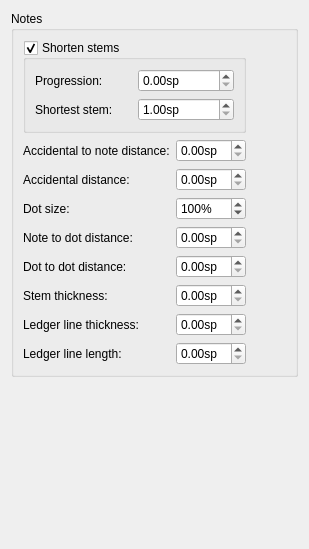
      <widget class="QWidget" name="PageNotes">
       <layout class="QVBoxLayout" name="verticalLayout_7">
        <property name="spacing">
         <number>0</number>
        </property>
        <item>
         <widget class="QGroupBox" name="groupBox_4">
          <property name="title">
           <string>Notes</string>
          </property>
          <property name="flat">
           <bool>false</bool>
          </property>
          <layout class="QGridLayout" name="gridLayout_40">
           <item row="8" column="1">
            <widget class="QDoubleSpinBox" name="ledgerLineLength">
             <property name="sizePolicy">
              <sizepolicy hsizetype="Preferred" vsizetype="Fixed">
               <horstretch>0</horstretch>
               <verstretch>0</verstretch>
              </sizepolicy>
             </property>
             <property name="suffix">
              <string>sp</string>
             </property>
             <property name="singleStep">
              <double>0.100000000000000</double>
             </property>
            </widget>
           </item>
           <item row="0" column="0" colspan="2">
            <widget class="QGroupBox" name="shortenStem">
             <property name="title">
              <string>Shorten stems</string>
             </property>
             <property name="checkable">
              <bool>true</bool>
             </property>
             <layout class="QGridLayout" name="gridLayout_37">
              <item row="2" column="1">
               <widget class="QDoubleSpinBox" name="shortestStem">
                <property name="suffix">
                 <string extracomment="space unit">sp</string>
                </property>
                <property name="minimum">
                 <double>1.000000000000000</double>
                </property>
                <property name="singleStep">
                 <double>0.250000000000000</double>
                </property>
               </widget>
              </item>
              <item row="0" column="0">
               <widget class="QLabel" name="label_46">
                <property name="text">
                 <string>Progression:</string>
                </property>
                <property name="buddy">
                 <cstring>shortStemProgression</cstring>
                </property>
               </widget>
              </item>
              <item row="0" column="1">
               <widget class="QDoubleSpinBox" name="shortStemProgression">
                <property name="suffix">
                 <string extracomment="space unit">sp</string>
                </property>
                <property name="singleStep">
                 <double>0.050000000000000</double>
                </property>
               </widget>
              </item>
              <item row="2" column="0">
               <widget class="QLabel" name="label_47">
                <property name="text">
                 <string>Shortest stem:</string>
                </property>
                <property name="buddy">
                 <cstring>shortestStem</cstring>
                </property>
               </widget>
              </item>
             </layout>
            </widget>
           </item>
           <item row="7" column="0">
            <widget class="QLabel" name="label_24">
             <property name="text">
              <string>Ledger line thickness:</string>
             </property>
             <property name="buddy">
              <cstring>ledgerLineWidth</cstring>
             </property>
            </widget>
           </item>
           <item row="6" column="1">
            <widget class="QDoubleSpinBox" name="stemWidth">
             <property name="sizePolicy">
              <sizepolicy hsizetype="Preferred" vsizetype="Fixed">
               <horstretch>0</horstretch>
               <verstretch>0</verstretch>
              </sizepolicy>
             </property>
             <property name="suffix">
              <string>sp</string>
             </property>
             <property name="singleStep">
              <double>0.100000000000000</double>
             </property>
            </widget>
           </item>
           <item row="2" column="0">
            <widget class="QLabel" name="label_43">
             <property name="text">
              <string>Accidental distance:</string>
             </property>
             <property name="buddy">
              <cstring>accidentalDistance</cstring>
             </property>
            </widget>
           </item>
           <item row="4" column="0">
            <widget class="QLabel" name="label_22">
             <property name="text">
              <string>Note to dot distance:</string>
             </property>
             <property name="buddy">
              <cstring>noteDotDistance</cstring>
             </property>
            </widget>
           </item>
           <item row="1" column="2">
            <spacer name="horizontalSpacer_20">
             <property name="orientation">
              <enum>Qt::Horizontal</enum>
             </property>
             <property name="sizeHint" stdset="0">
              <size>
               <width>40</width>
               <height>20</height>
              </size>
             </property>
            </spacer>
           </item>
           <item row="3" column="0">
            <widget class="QLabel" name="label_101">
             <property name="text">
              <string>Dot size:</string>
             </property>
             <property name="buddy">
              <cstring>dotMag</cstring>
             </property>
            </widget>
           </item>
           <item row="3" column="1">
            <widget class="QSpinBox" name="dotMag">
             <property name="suffix">
              <string notr="true">%</string>
             </property>
             <property name="minimum">
              <number>50</number>
             </property>
             <property name="maximum">
              <number>200</number>
             </property>
             <property name="singleStep">
              <number>10</number>
             </property>
             <property name="value">
              <number>100</number>
             </property>
            </widget>
           </item>
           <item row="1" column="1">
            <widget class="QDoubleSpinBox" name="accidentalNoteDistance">
             <property name="sizePolicy">
              <sizepolicy hsizetype="Preferred" vsizetype="Fixed">
               <horstretch>0</horstretch>
               <verstretch>0</verstretch>
              </sizepolicy>
             </property>
             <property name="suffix">
              <string>sp</string>
             </property>
             <property name="singleStep">
              <double>0.010000000000000</double>
             </property>
            </widget>
           </item>
           <item row="5" column="1">
            <widget class="QDoubleSpinBox" name="dotDotDistance">
             <property name="sizePolicy">
              <sizepolicy hsizetype="Preferred" vsizetype="Fixed">
               <horstretch>0</horstretch>
               <verstretch>0</verstretch>
              </sizepolicy>
             </property>
             <property name="suffix">
              <string>sp</string>
             </property>
             <property name="singleStep">
              <double>0.100000000000000</double>
             </property>
            </widget>
           </item>
           <item row="7" column="1">
            <widget class="QDoubleSpinBox" name="ledgerLineWidth">
             <property name="sizePolicy">
              <sizepolicy hsizetype="Preferred" vsizetype="Fixed">
               <horstretch>0</horstretch>
               <verstretch>0</verstretch>
              </sizepolicy>
             </property>
             <property name="suffix">
              <string>sp</string>
             </property>
             <property name="singleStep">
              <double>0.010000000000000</double>
             </property>
            </widget>
           </item>
           <item row="6" column="0">
            <widget class="QLabel" name="label_100">
             <property name="text">
              <string>Stem thickness:</string>
             </property>
             <property name="buddy">
              <cstring>stemWidth</cstring>
             </property>
            </widget>
           </item>
           <item row="8" column="0">
            <widget class="QLabel" name="label_34">
             <property name="text">
              <string>Ledger line length:</string>
             </property>
             <property name="buddy">
              <cstring>ledgerLineLength</cstring>
             </property>
            </widget>
           </item>
           <item row="1" column="0">
            <widget class="QLabel" name="label_25">
             <property name="text">
              <string>Accidental to note distance:</string>
             </property>
             <property name="buddy">
              <cstring>accidentalNoteDistance</cstring>
             </property>
            </widget>
           </item>
           <item row="5" column="0">
            <widget class="QLabel" name="label_23">
             <property name="text">
              <string>Dot to dot distance:</string>
             </property>
             <property name="buddy">
              <cstring>dotDotDistance</cstring>
             </property>
            </widget>
           </item>
           <item row="4" column="1">
            <widget class="QDoubleSpinBox" name="noteDotDistance">
             <property name="sizePolicy">
              <sizepolicy hsizetype="Preferred" vsizetype="Fixed">
               <horstretch>0</horstretch>
               <verstretch>0</verstretch>
              </sizepolicy>
             </property>
             <property name="suffix">
              <string>sp</string>
             </property>
             <property name="singleStep">
              <double>0.100000000000000</double>
             </property>
            </widget>
           </item>
           <item row="2" column="1">
            <widget class="QDoubleSpinBox" name="accidentalDistance">
             <property name="sizePolicy">
              <sizepolicy hsizetype="Preferred" vsizetype="Fixed">
               <horstretch>0</horstretch>
               <verstretch>0</verstretch>
              </sizepolicy>
             </property>
             <property name="suffix">
              <string>sp</string>
             </property>
             <property name="singleStep">
              <double>0.010000000000000</double>
             </property>
            </widget>
           </item>
          </layout>
         </widget>
        </item>
        <item>
         <spacer name="verticalSpacer_6">
          <property name="orientation">
           <enum>Qt::Vertical</enum>
          </property>
          <property name="sizeHint" stdset="0">
           <size>
            <width>20</width>
            <height>161</height>
           </size>
          </property>
         </spacer>
        </item>
       </layout>
      </widget>
